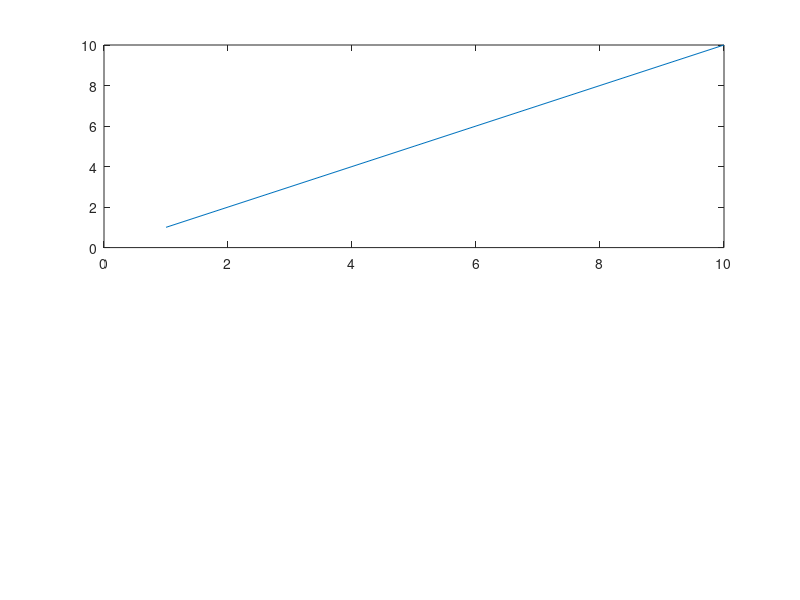

MATLAB code to generate this figure: (Note: this script raises an error after producing the figure.)
%% xTickLabelRotate
% Rotate the labels of xtick
%% Syntax
% * 		xTickLabelRotate(degree)
% * 		xTickLabelRotate(degree, fontSize)
% * 		xTickLabelRotate(degree, fontSize, horizontalAlign)
%% Description
%
% <html>
% <p>xTickLabelRotate(degree) rotates the tick label of x-axis to the given degree.
% <p>xTickLabelRotate(degree, fontSize) uses the given font size.
% <p>xTickLabelRotate(degree, fontSize, horizontalAlign) use the given option for horizontal alignment
% </html>
%% Example
%%
%
xTickLabel={'Rock', 'Jazz', 'Classic', 'Country', 'Metal', '\alpha', '\pi', '\beta'};
subplot(2,1,1);
plot(1:10, 1:10);
xTickLabelRename(xTickLabel);
xTickLabelRotate(330, 10, 'left');
subplot(2,1,2);
plot(1:10, 1:10);
xTickLabelRename(xTickLabel);
xTickLabelRotate(60, 10, 'right');
%% See Also
% <xTickLabelRename_help.html xTickLabelRename>.
